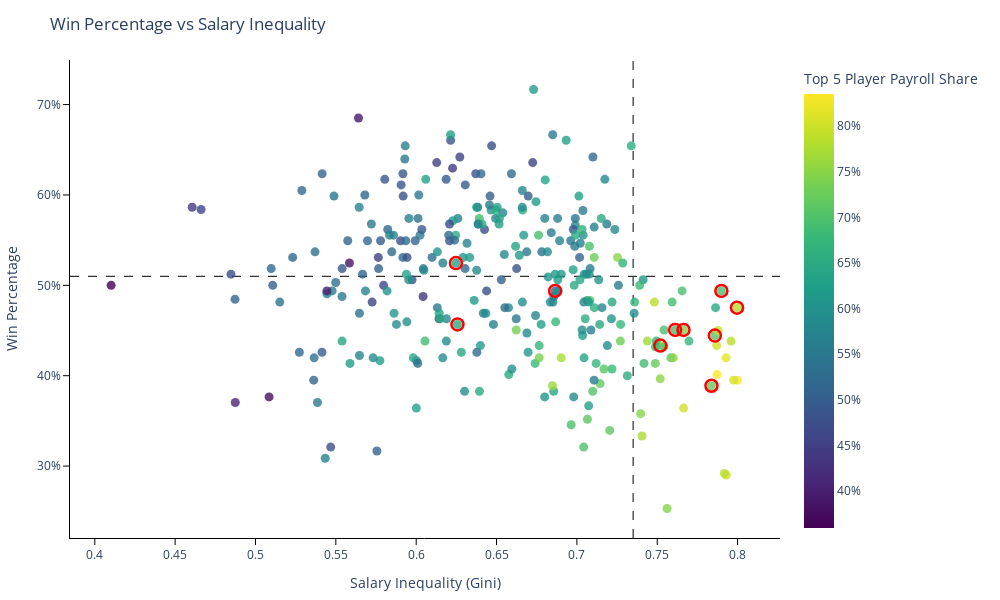

The cell this chart's notebook holds for it:
### Code cell
#Interactive scatter plot of Gini vs Win Pct
fig = px.scatter(
    mlb_df,
    x="GINI",
    y="WinPct",
    color="TOP5_SHARE",
    hover_name="Team",
    hover_data={
        "Year": True,
        "TOTAL_PAYROLL": ":,.0f",   # 1,234,567
        "N_PLAYERS": True,
        "TOP1_SHARE": ":.3f",
        "TOP3_SHARE": ":.3f",
        "TOP5_SHARE": ":.3f",        
        "TOP1_PLAYER": True,      # uncomment if these cols exist
        "TOP1_SALARY": ":,.0f",
        "Team": True               # already shown via hover_name
    },
    color_continuous_scale="Viridis",
    labels={"WinPct": "Win Percentage", "GINI": "Salary Inequality (Gini)"},
    title="Win Percentage vs Salary Inequality"
)
# make every marker bigger (e.g., 14px)
fig.update_traces(marker=dict(size=9, opacity=0.8))

# y-axis as percent
fig.update_yaxes(tickformat=".0%")

# Colorbar title on top + percent ticks
fig.update_coloraxes(colorbar=dict(title="Top 5 Player Payroll Share", title_side="top", tickformat=".0%"))

# LAA outline overlay (drawn on top)
angels = mlb_df[mlb_df["Team"] == "LAA"]
fig.add_scatter(
    x=angels["GINI"], y=angels["WinPct"],
    mode="markers",
    marker=dict(size=12, color="rgba(0,0,0,0)", line=dict(color="red", width=2.5)),
    name="LAA", showlegend=False
)

# transparent background (keep axes)
fig.update_layout(
    plot_bgcolor="rgba(0,0,0,0)",
    paper_bgcolor="rgba(0,0,0,0)",
    legend=dict(bgcolor="rgba(0,0,0,0)")
)

# show axes & ticks, hide grid/zeroline
fig.update_xaxes(
    showline=True, linecolor="black", linewidth=1,
    ticks="outside", ticklen=6, tickwidth=1, tickcolor="black",
    showgrid=False, zeroline=False
)
fig.update_yaxes(
    showline=True, linecolor="black", linewidth=1,
    ticks="outside", ticklen=6, tickwidth=1, tickcolor="black",
    showgrid=False, zeroline=False
)

# Guide lines
fig.add_hline(y=0.51,  line_dash="dash", line_color="black", line_width=1, layer="below")
fig.add_vline(x=0.735, line_dash="dash", line_color="black", line_width=1, layer="below")

fig.update_layout(hovermode="closest", margin=dict(l=40, r=40, t=60, b=40), width=1000, height=600)

fig.show()

### Figure 1 — Plotly figure (JSON) as saved in the notebook; plotly's stock layout.template omitted (floating-point values rounded to 4 significant figures; data arrays with more than 128 entries replaced by an {"elided": "..."} marker saying what was removed)
{"data": [{"customdata": {"elided": "299x9 mixed values"}, "hovertemplate": "<b>%{hovertext}</b><br><br>Salary Inequality (Gini)=%{x}<br>Win Percentage=%{y}<br>Year=%{customdata[0]}<br>TOTAL_PAYROLL=%{customdata[1]:,.0f}<br>N_PLAYERS=%{customdata[2]}<br>TOP1_SHARE=%{customdata[3]:.3f}<br>TOP3_SHARE=%{customdata[4]:.3f}<br>TOP5_SHARE=%{marker.color:.3f}<br>TOP1_PLAYER=%{customdata[6]}<br>TOP1_SALARY=%{customdata[7]:,.0f}<br>Team=%{customdata[8]}<extra></extra>", "hovertext": {"elided": "299 str values"}, "legendgroup": "", "marker": {"color": {"elided": "299 float values"}, "coloraxis": "coloraxis", "opacity": 0.8, "size": 9, "symbol": "circle"}, "mode": "markers", "name": "", "orientation": "v", "showlegend": false, "type": "scatter", "x": {"elided": "299 float values"}, "xaxis": "x", "y": {"elided": "299 float values"}, "yaxis": "y"}, {"marker": {"color": "rgba(0,0,0,0)", "line": {"color": "red", "width": 2.5}, "size": 12}, "mode": "markers", "name": "LAA", "showlegend": false, "type": "scatter", "x": [0.6247, 0.6257, 0.6864, 0.7899, 0.7859, 0.7519, 0.7996, 0.7664, 0.7611, 0.7837], "y": [0.5247, 0.4568, 0.4938, 0.4938, 0.4444, 0.4333, 0.4753, 0.4506, 0.4506, 0.3889]}], "layout": {"coloraxis": {"colorbar": {"tickformat": ".0%", "title": {"side": "top", "text": "Top 5 Player Payroll Share"}}, "colorscale": [[0, "#440154"], [0.1111, "#482878"], [0.2222, "#3e4989"], [0.3333, "#31688e"], [0.4444, "#26828e"], [0.5556, "#1f9e89"], [0.6667, "#35b779"], [0.7778, "#6ece58"], [0.8889, "#b5de2b"], [1, "#fde725"]]}, "height": 600, "hovermode": "closest", "legend": {"bgcolor": "rgba(0,0,0,0)", "tracegroupgap": 0}, "margin": {"b": 40, "l": 40, "r": 40, "t": 60}, "paper_bgcolor": "rgba(0,0,0,0)", "plot_bgcolor": "rgba(0,0,0,0)", "shapes": [{"layer": "below", "line": {"color": "black", "dash": "dash", "width": 1}, "type": "line", "x0": 0, "x1": 1, "xref": "x domain", "y0": 0.51, "y1": 0.51, "yref": "y"}, {"layer": "below", "line": {"color": "black", "dash": "dash", "width": 1}, "type": "line", "x0": 0.735, "x1": 0.735, "xref": "x", "y0": 0, "y1": 1, "yref": "y domain"}], "title": {"text": "Win Percentage vs Salary Inequality"}, "width": 1000, "xaxis": {"anchor": "y", "domain": [0, 1], "linecolor": "black", "linewidth": 1, "showgrid": false, "showline": true, "tickcolor": "black", "ticklen": 6, "ticks": "outside", "tickwidth": 1, "title": {"text": "Salary Inequality (Gini)"}, "zeroline": false}, "yaxis": {"anchor": "x", "domain": [0, 1], "linecolor": "black", "linewidth": 1, "showgrid": false, "showline": true, "tickcolor": "black", "tickformat": ".0%", "ticklen": 6, "ticks": "outside", "tickwidth": 1, "title": {"text": "Win Percentage"}, "zeroline": false}}}
